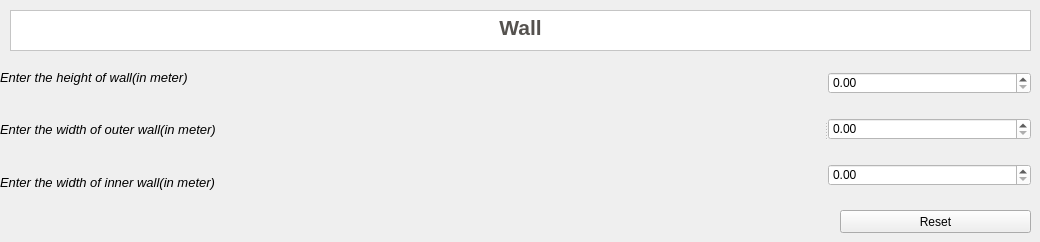
      <widget class="QWidget" name="page_15">
       <widget class="QTextBrowser" name="TBF_15">
        <property name="geometry">
         <rect>
          <x>10</x>
          <y>10</y>
          <width>1021</width>
          <height>41</height>
         </rect>
        </property>
        <property name="styleSheet">
         <string notr="true">background-color:rgb(255, 255, 255)</string>
        </property>
        <property name="html">
         <string>&lt;!DOCTYPE HTML PUBLIC &quot;-//W3C//DTD HTML 4.0//EN&quot; &quot;http://www.w3.org/TR/REC-html40/strict.dtd&quot;&gt;
&lt;html&gt;&lt;head&gt;&lt;meta name=&quot;qrichtext&quot; content=&quot;1&quot; /&gt;&lt;style type=&quot;text/css&quot;&gt;
p, li { white-space: pre-wrap; }
&lt;/style&gt;&lt;/head&gt;&lt;body style=&quot; font-family:'MS Shell Dlg 2'; font-size:7.8pt; font-weight:400; font-style:normal;&quot;&gt;
&lt;p align=&quot;center&quot; style=&quot; margin-top:0px; margin-bottom:0px; margin-left:0px; margin-right:0px; -qt-block-indent:0; text-indent:0px;&quot;&gt;&lt;span style=&quot; font-size:16pt; font-weight:600; color:#55524f;&quot;&gt;Wall&lt;/span&gt;&lt;/p&gt;&lt;/body&gt;&lt;/html&gt;</string>
        </property>
       </widget>
       <widget class="QSplitter" name="splitter_11">
        <property name="geometry">
         <rect>
          <x>0</x>
          <y>54</y>
          <width>1031</width>
          <height>151</height>
         </rect>
        </property>
        <property name="orientation">
         <enum>Qt::Horizontal</enum>
        </property>
        <widget class="QWidget" name="layoutWidget_18">
         <layout class="QVBoxLayout" name="verticalLayout_33">
          <item>
           <widget class="QLabel" name="label_49">
            <property name="minimumSize">
             <size>
              <width>231</width>
              <height>16</height>
             </size>
            </property>
            <property name="font">
             <font>
              <pointsize>10</pointsize>
              <italic>true</italic>
             </font>
            </property>
            <property name="text">
             <string>Enter the height of wall(in meter)</string>
            </property>
            <property name="textFormat">
             <enum>Qt::AutoText</enum>
            </property>
           </widget>
          </item>
          <item>
           <widget class="QLabel" name="label_50">
            <property name="minimumSize">
             <size>
              <width>231</width>
              <height>16</height>
             </size>
            </property>
            <property name="font">
             <font>
              <pointsize>10</pointsize>
              <italic>true</italic>
             </font>
            </property>
            <property name="text">
             <string>Enter the width of outer wall(in meter)</string>
            </property>
            <property name="textFormat">
             <enum>Qt::AutoText</enum>
            </property>
           </widget>
          </item>
          <item>
           <widget class="QLabel" name="label_51">
            <property name="minimumSize">
             <size>
              <width>231</width>
              <height>16</height>
             </size>
            </property>
            <property name="font">
             <font>
              <pointsize>10</pointsize>
              <italic>true</italic>
             </font>
            </property>
            <property name="text">
             <string>Enter the width of inner wall(in meter)</string>
            </property>
            <property name="textFormat">
             <enum>Qt::AutoText</enum>
            </property>
           </widget>
          </item>
         </layout>
        </widget>
        <widget class="QWidget" name="layoutWidget_19">
         <layout class="QVBoxLayout" name="verticalLayout_34">
          <item>
           <widget class="QDoubleSpinBox" name="DSWH_3">
            <property name="styleSheet">
             <string notr="true">background-color:rgb(255,255,255)</string>
            </property>
           </widget>
          </item>
          <item>
           <widget class="QDoubleSpinBox" name="DSWW_3">
            <property name="styleSheet">
             <string notr="true">background-color:rgb(255,255,255)</string>
            </property>
           </widget>
          </item>
          <item>
           <widget class="QDoubleSpinBox" name="DSWWI_3">
            <property name="styleSheet">
             <string notr="true">background-color:rgb(255,255,255)</string>
            </property>
           </widget>
          </item>
         </layout>
        </widget>
       </widget>
       <widget class="QPushButton" name="pushButton_17">
        <property name="geometry">
         <rect>
          <x>840</x>
          <y>210</y>
          <width>191</width>
          <height>23</height>
         </rect>
        </property>
        <property name="text">
         <string>Reset</string>
        </property>
       </widget>
      </widget>
